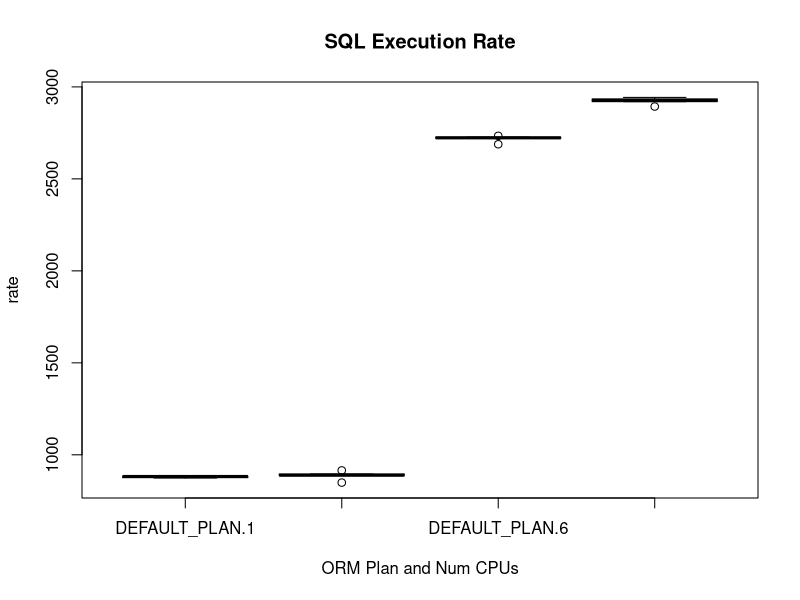
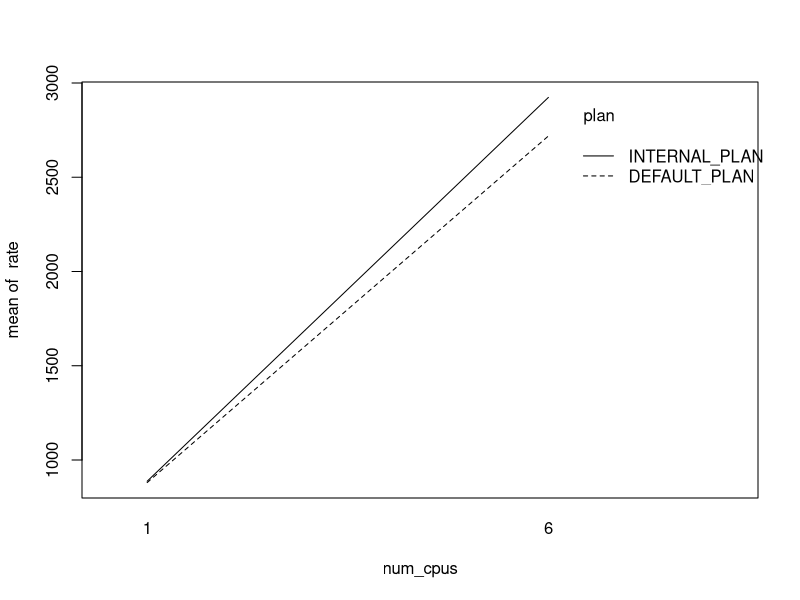
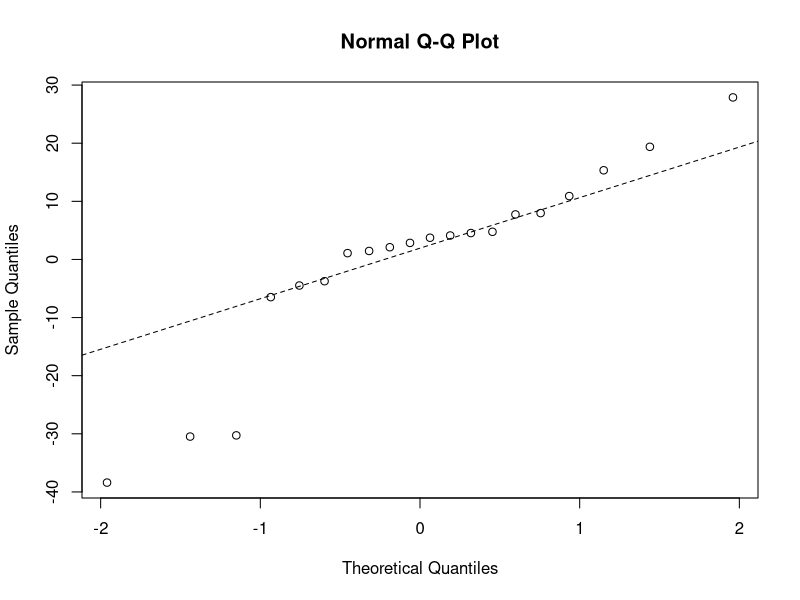
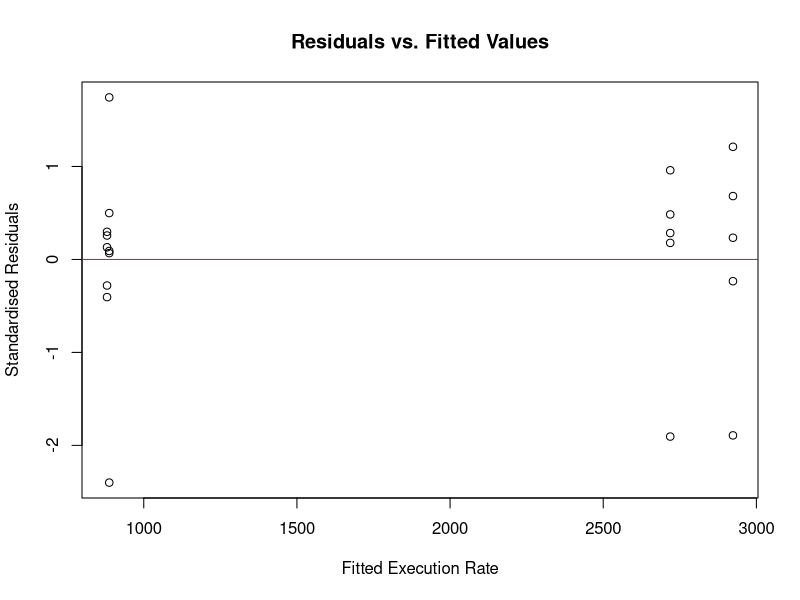

These figures' R source, in order:
## ---- chunk 1
knitr::opts_chunk$set(echo = TRUE)
raw_data <- read.csv("results.csv")
## ---- chunk 2
raw_data$plan     <- factor(raw_data$plan)
raw_data$X        <- NULL
summary(raw_data)
## ---- chunk 3
boxplot(rate~plan*num_cpus, data=raw_data,  
  col=(c("gold","darkgreen")),
  main="SQL Execution Rate", xlab="ORM Plan and Num CPUs")
## ---- chunk 4
rate.lm <- lm(rate ~ plan * num_cpus, data=raw_data)
anova(rate.lm)
## ---- chunk 5
attach(raw_data)
interaction.plot(num_cpus,plan,rate)
## ---- chunk 6
shapiro.test(rate.lm$residuals)
## ---- chunk 7
par(mfrow=c(1,1))
qqnorm(rate.lm$residuals)
qqline(rate.lm$residuals,lty=2)
## ---- chunk 8
plot(rate.lm$fitted.values,
     rate.lm$residuals/sqrt(mean(rate.lm$residuals^2)),
     main="Residuals vs. Fitted Values",
     xlab="Fitted Execution Rate",
     ylab="Standardised Residuals")
abline(h=0, col="red")
